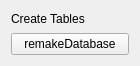
<?xml version="1.0" encoding="UTF-8"?>
<ui version="4.0">
 <class>DatabaseCr</class>
 <widget class="QWidget" name="DatabaseCr">
  <property name="geometry">
   <rect>
    <x>0</x>
    <y>0</y>
    <width>140</width>
    <height>66</height>
   </rect>
  </property>
  <property name="windowTitle">
   <string>Form</string>
  </property>
  <layout class="QVBoxLayout" name="verticalLayout">
   <item>
    <widget class="QLabel" name="label">
     <property name="text">
      <string>Create Tables</string>
     </property>
    </widget>
   </item>
   <item>
    <widget class="QPushButton" name="pushButton">
     <property name="text">
      <string>remakeDatabase</string>
     </property>
    </widget>
   </item>
  </layout>
 </widget>
 <resources/>
 <connections/>
</ui>
